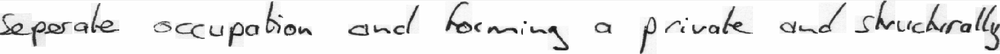
#> input picture dataloader.png, 1000 x 54 px, shrunk from 1660 x 90 before the run
$ python -i segment.py   (imports and definitions only)
#> lines starting #> are read from the running program, lines starting #| are printed output that depends on the picture
#> further down, picture is the input picture: shape (54, 1000, 3); min 2, max 255, mean 236.5
import cv2
import math
import numpy as np  # linear algebra
import pandas as pd  # data processing, CSV file I/O (e.g. pd.read_csv)

import os
import warnings
# warnings.filterwarnings('ignore')
# warnings.simplefilter('ignore')
# %matplotlib inline

import seaborn as sns
import matplotlib.pyplot as plt
from scipy.signal import argrelmin


def createKernel(kernelSize, sigma, theta):
    "create anisotropic filter kernel according to given parameters"
    assert kernelSize % 2  # must be odd size
    halfSize = kernelSize // 2

    kernel = np.zeros([kernelSize, kernelSize])
    sigmaX = sigma
    sigmaY = sigma * theta

    for i in range(kernelSize):
        for j in range(kernelSize):
            x = i - halfSize
            y = j - halfSize

            expTerm = np.exp(-x**2 / (2 * sigmaX) - y**2 / (2 * sigmaY))
            xTerm = (x**2 - sigmaX**2) / (2 * math.pi * sigmaX**5 * sigmaY)
            yTerm = (y**2 - sigmaY**2) / (2 * math.pi * sigmaY**5 * sigmaX)

            kernel[i, j] = (xTerm + yTerm) * expTerm

    kernel = kernel / np.sum(kernel)
    return kernel


def applySummFunctin(img):
    res = np.sum(img, axis=0)  # summ elements in columns
    return res


def normalize(img):
    (m, s) = cv2.meanStdDev(img)
    m = m[0][0]
    s = s[0][0]
    img = img - m
    img = img / s if s > 0 else img
    return img


def smooth(x, window_len=11, window='hanning'):
    #     if x.ndim != 1:
    #         raise ValueError("smooth only accepts 1 dimension arrays.")
    if x.size < window_len:
        raise ValueError("Input vector needs to be bigger than window size.")
    if window_len < 3:
        return x
    if not window in ['flat', 'hanning', 'hamming', 'bartlett', 'blackman']:
        raise ValueError(
            "Window is on of 'flat', 'hanning', 'hamming', 'bartlett', 'blackman'")
    s = np.r_[x[window_len-1:0:-1], x, x[-2:-window_len-1:-1]]
    # print(len(s))
    if window == 'flat':  # moving average
        w = np.ones(window_len, 'd')
    else:
        w = eval('np.' + window + '(window_len)')

    y = np.convolve(w / w.sum(), s, mode='valid')
    return y


def crop_text_to_lines(text, blanks):
    x1 = 0
    y = 0
    lines = []
    for i, blank in enumerate(blanks):
        x2 = blank
        # print(f"x1 = {x1:3d}, x2 = {x2:3d}, diff = {x2 - x1:3d}")
        line = text[:, x1:x2]
        lines.append(line)
        x1 = blank
    return lines


def segment_lines(img):
    img1 = img
    img1 = np.transpose(img1, (1, 0, 2))
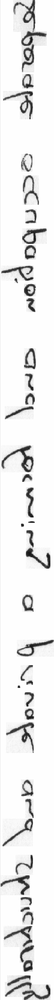
#> img1: shape (1000, 54, 3); min 2, max 255, mean 236.5
    img2 = cv2.cvtColor(img, cv2.COLOR_RGB2GRAY)
    img3 = np.transpose(img2)
    img = np.arange(16).reshape((4, 4))

    kernelSize = 9
    sigma = 4
    theta = 1.5

    imgFiltered1 = cv2.filter2D(
        img3, -1, createKernel(kernelSize, sigma, theta), borderType=cv2.BORDER_REPLICATE)
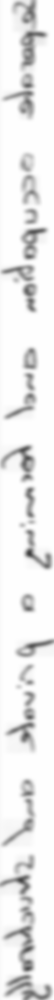
#> imgFiltered1: shape (1000, 54); min 63, max 254, mean 236.5
    img4 = normalize(imgFiltered1)
#> in normalize, `(m, s) = cv2.meanStdDev(img)`: m = [236.5]; s = [32.71]
#> in normalize, `m = m[0][0]`: m = 236.5
#> in normalize, `s = s[0][0]`: s = 32.71
#> in normalize, `img = img - m`:
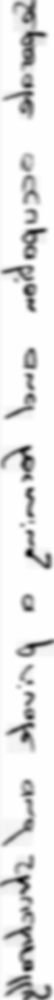
#> img: shape (1000, 54) float64; min -173.5, max 17.51, mean 3.23e-15; drawn with min black and max white

    (m, s) = cv2.meanStdDev(imgFiltered1)
#> m = [236.5]; s = [32.71]

    summ = applySummFunctin(img4)
#> in applySummFunctin, `res = np.sum(img, axis=0)`: res = 54 values, max 508.6 at index 53, min -1365.2 at index 29, mean -5.62e-13
#> summ has the same summary as res in applySummFunctin

    windows = ['flat', 'hanning', 'hamming', 'bartlett', 'blackman']
    smoothed = smooth(summ, 35)
#> in smooth, `s = np.r_[x[window_len-1:0:-1], x, x[-2:-window_len-1:-1]]`: s = 122 values, max 508.6 at index 87, min -1365.2 at index 5, mean -111.9
#> in smooth, `y = np.convolve(w / w.sum(), s, mode='valid')`: y = 88 values, max 430.1 at index 70, min -646 at index 45, mean 87.7
#> smoothed has the same summary as y in smooth
    # plt.plot(smoothed)
    # plt.show()

    mins = argrelmin(smoothed, order=2)
#> mins = ([45],)
    arr_mins = np.array(mins)
#> arr_mins = [45]

    found_lines = crop_text_to_lines(img1, arr_mins[0])
#> the loop in crop_text_to_lines, `for i, blank in enumerate(blanks):` made 1 pass
#> (blank, x2, x1) on pass 1: (45, 45, 45)
#> pass 1, in crop_text_to_lines, `line = text[:, x1:x2]`:
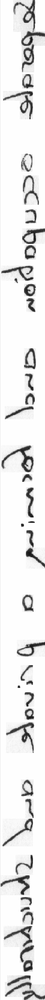
#> line: shape (1000, 45, 3); min 2, max 255, mean 233.7
#> after the loop in crop_text_to_lines, `for i, blank in enumerate(blanks):`: lines = 1 item
#> found_lines = 1 item
    for i, line in enumerate(found_lines):
        found_lines[i] = np.transpose(line, (1, 0, 2))
#> this loop made 1 pass

    return found_lines

>>> import cv2
>>> picture = cv2.cvtColor(cv2.imread('../dataloader.png'), cv2.COLOR_BGR2RGB)
>>> result = segment_lines(picture)
#> result = 1 item
